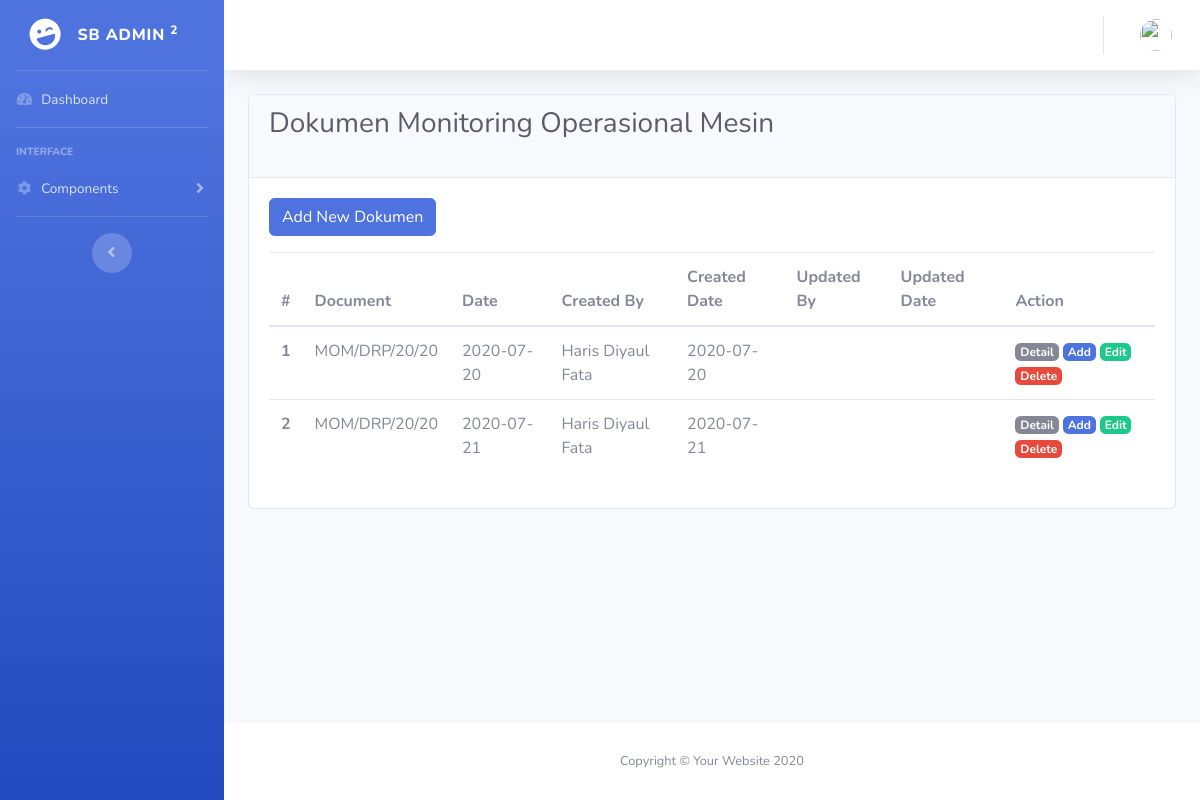
/index.php/dashboard, run on an earlier commit of the app's database.
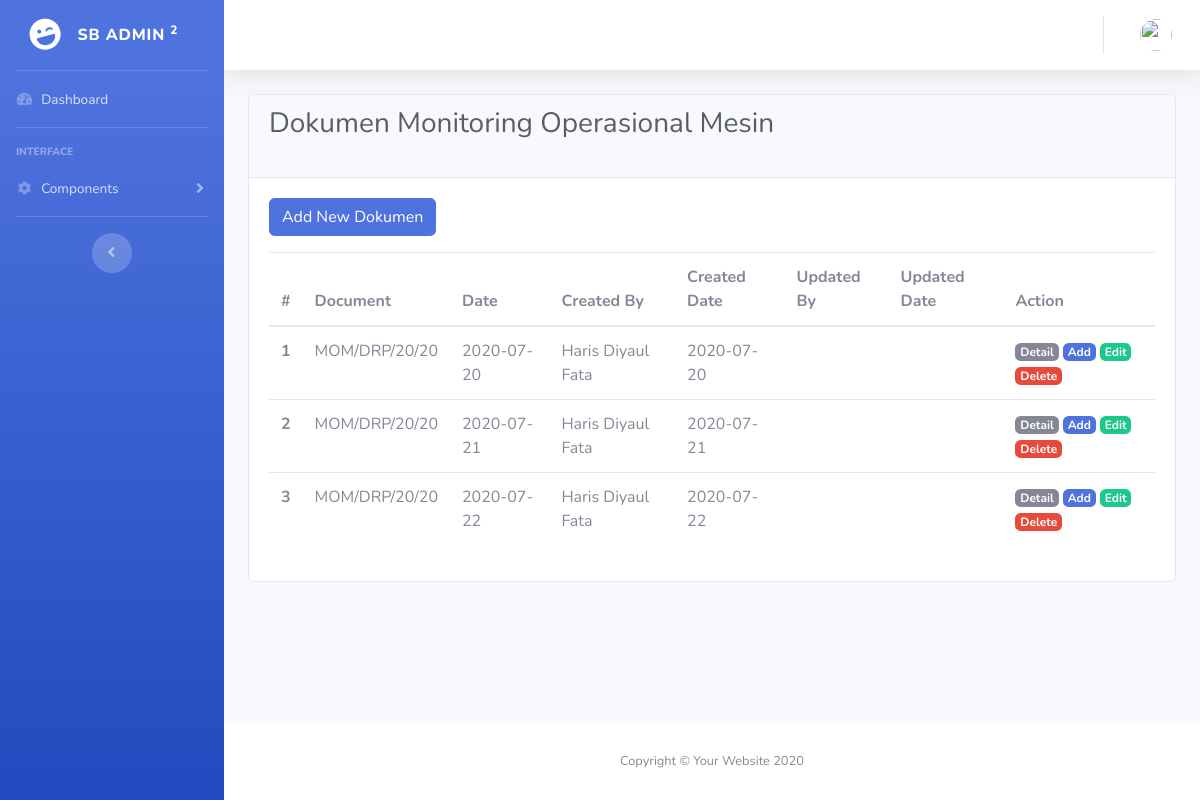
And on a later commit of the database.
### tables this page shows
CREATE TABLE `header` (
  `id_header` int(11) NOT NULL,
  `doc` varchar(128) NOT NULL,
  `date` date NOT NULL,
  `createdBy` int(11) NOT NULL,
  `createdDate` varchar(128) NOT NULL,
  `updatedBy` int(11) DEFAULT NULL,
  `updatedDate` varchar(128) DEFAULT NULL
);

CREATE TABLE `user` (
  `id` int(11) NOT NULL,
  `name` varchar(128) NOT NULL,
  `email` varchar(128) NOT NULL,
  `image` varchar(128) NOT NULL,
  `password` varchar(128) NOT NULL,
  `role_id` int(11) NOT NULL,
  `is_active` int(11) NOT NULL,
  `date_created` varchar(128) NOT NULL
);

### application/controllers/Dashboard.php (called while the page is built, shortened)
<?php
class Dashboard extends CI_Controller
{
     public function index()
     {
          $data['title'] = 'Dashboard';
          $data['header'] = $this->dashboard_model->getHeader();
          $data['user'] = $this->dashboard_model->getSession();
          $this->form_validation->set_rules('doc', 'Dokumen', 'required');
          $this->form_validation->set_rules('date', 'Tanggal', 'required');
          if ($this->form_validation->run() == false) {
               $this->load->view('tampilan/header', $data);
               $this->load->view('tampilan/navbar', $data);
               $this->load->view('tampilan/topbar', $data);
               $this->load->view('dashboard/index', $data);
               $this->load->view('tampilan/footer');
          }
     }
}

### index.php (called while the page is built, shortened)
<?php
require_once BASEPATH.'core/CodeIgniter.php';

### application/models/Dashboard_model.php (called while the page is built, shortened)
<?php
class Dashboard_model extends CI_Model
{
     public function getHeader()
     {
          $this->db->select('*', 'user.nama');
          $this->db->from('header');
          $this->db->join('user', 'user.id = header.createdBy');
          return $this->db->get()->result_array();
     }
}

### application/views/dashboard/index.php (the view, shortened to what this page needs)
<div class="container-fluid">
     <div class="card">
          <div class="card-header">
               <h1 class="h3 mb-4 text-gray-800">Dokumen Monitoring Operasional Mesin</h1>
          </div>
          <div class="card-body">
               <a href="" class="btn btn-primary mb-3" data-toggle="modal" data-target="#newDocModal">Add New Dokumen</a>
               <table class="table">
                    <thead>
                         <tr>
                              <th scope="col">#</th>
                              <th scope="col">Document</th>
                              <th scope="col">Date</th>
                              <th scope="col">Created By</th>
                              <th scope="col">Created Date</th>
                              <th scope="col">Updated By</th>
                              <th scope="col">Updated Date</th>
                              <th scope="col">Action</th>
                         </tr>
                    </thead>
                    <tbody>
                         <?php $i = 1; ?>
                         <?php foreach ($header as $h) : ?>
                              <tr>
                                   <th scope="row"><?= $i; ?></th>
                                   <td><?= $h['doc']; ?></td>
                                   <td><?= $h['date']; ?></td>
                                   <td><?= $h['name']; ?></td>
                                   <td><?= $h['createdDate']; ?></td>
                                   <td><?= $h['updatedBy']; ?></td>
                                   <td><?= $h['updatedDate']; ?></td>
                                   <td>
                                        <a href="<?= base_url('dashboard/detail/' . $h['id_header']) ?>" class="badge badge-secondary">Detail</a>
                                        <a href="<?= base_url('dashboard/tambah/' . $h['id_header']) ?>" class="badge badge-primary">Add</a>
                                        <a href="<?= base_url('dashboard/edit/' . $h['id_header']) ?>" class="badge badge-success">Edit</a>
                                        <a href="<?= base_url('dashboard/delete/' . $h['id_header']) ?>" class="badge badge-danger">Delete</a>
                                   </td>
                              </tr>
                              <?php $i++; ?>
                         <?php endforeach; ?>
                    </tbody>
               </table>
          </div>
     </div>
</div>
</div>

### application/views/tampilan/header.php (shortened to what this page needs)
<!DOCTYPE html>
<html lang="en">
<head>
     <link href="<?= base_url('assets/'); ?>vendor/fontawesome-free/css/all.min.css" rel="stylesheet" type="text/css">
     <link href="<?= base_url('assets/'); ?>css/sb-admin-2.min.css" rel="stylesheet">
</head>
<body id="page-top">
     <div id="wrapper">

### application/views/tampilan/navbar.php
<ul class="navbar-nav bg-gradient-primary sidebar sidebar-dark accordion" id="accordionSidebar">
     <a class="sidebar-brand d-flex align-items-center justify-content-center" href="index.html">
          <div class="sidebar-brand-icon rotate-n-15">
               <i class="fas fa-laugh-wink"></i>
          </div>
          <div class="sidebar-brand-text mx-3">SB Admin <sup>2</sup></div>
     </a>
     <hr class="sidebar-divider my-0">
     <li class="nav-item">
          <a class="nav-link" href="<?= base_url('dashboard') ?>">
               <i class="fas fa-fw fa-tachometer-alt"></i>
               <span>Dashboard</span></a>
     </li>
     <hr class="sidebar-divider">
     <div class="sidebar-heading">
          Interface
     </div>
     <li class="nav-item">
          <a class="nav-link collapsed" href="#" data-toggle="collapse" data-target="#collapseTwo" aria-expanded="true" aria-controls="collapseTwo">
               <i class="fas fa-fw fa-cog"></i>
               <span>Components</span>
          </a>
     </li>
     <hr class="sidebar-divider d-none d-md-block">
     <div class="text-center d-none d-md-inline">
          <button class="rounded-circle border-0" id="sidebarToggle"></button>
     </div>
</ul>

### application/views/tampilan/topbar.php (shortened to what this page needs)
<div id="content-wrapper" class="d-flex flex-column">
     <div id="content">
          <nav class="navbar navbar-expand navbar-light bg-white topbar mb-4 static-top shadow">
               <ul class="navbar-nav ml-auto">
                    <li class="nav-item dropdown no-arrow">
                         <a class="nav-link dropdown-toggle" href="#" id="userDropdown" role="button" data-toggle="dropdown" aria-haspopup="true" aria-expanded="false">
                              <img class="img-profile rounded-circle" src="<?= base_url('assets/img/profile/') . $user['image']; ?>">
                         </a>
                    </li>
               </ul>
          </nav>

### application/views/tampilan/footer.php (shortened to what this page needs)
<footer class="sticky-footer bg-white">
     <div class="container my-auto">
          <div class="copyright text-center my-auto">
               <span>Copyright &copy; Your Website 2020</span>
          </div>
     </div>
</footer>
</div>
</div>
</body>
</html>

What changed in the data, as far as the page shows it:
added header: doc "MOM/DRP/20/20", date "2020-07-22", user.name "Haris Diyaul Fata", createdDate "2020-07-22"
